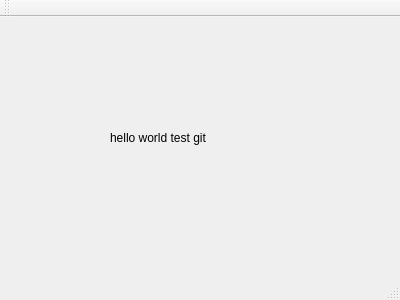
<?xml version="1.0" encoding="UTF-8"?>
<ui version="4.0">
 <class>MainWindow</class>
 <widget class="QMainWindow" name="MainWindow">
  <property name="geometry">
   <rect>
    <x>0</x>
    <y>0</y>
    <width>400</width>
    <height>300</height>
   </rect>
  </property>
  <property name="windowTitle">
   <string>MainWindow</string>
  </property>
  <widget class="QWidget" name="centralWidget">
   <widget class="QLabel" name="label">
    <property name="geometry">
     <rect>
      <x>110</x>
      <y>90</y>
      <width>181</width>
      <height>61</height>
     </rect>
    </property>
    <property name="text">
     <string>hello world test git</string>
    </property>
   </widget>
  </widget>
  <widget class="QMenuBar" name="menuBar">
   <property name="geometry">
    <rect>
     <x>0</x>
     <y>0</y>
     <width>400</width>
     <height>23</height>
    </rect>
   </property>
  </widget>
  <widget class="QToolBar" name="mainToolBar">
   <attribute name="toolBarArea">
    <enum>TopToolBarArea</enum>
   </attribute>
   <attribute name="toolBarBreak">
    <bool>false</bool>
   </attribute>
  </widget>
  <widget class="QStatusBar" name="statusBar"/>
 </widget>
 <layoutdefault spacing="6" margin="11"/>
 <resources/>
 <connections/>
</ui>
